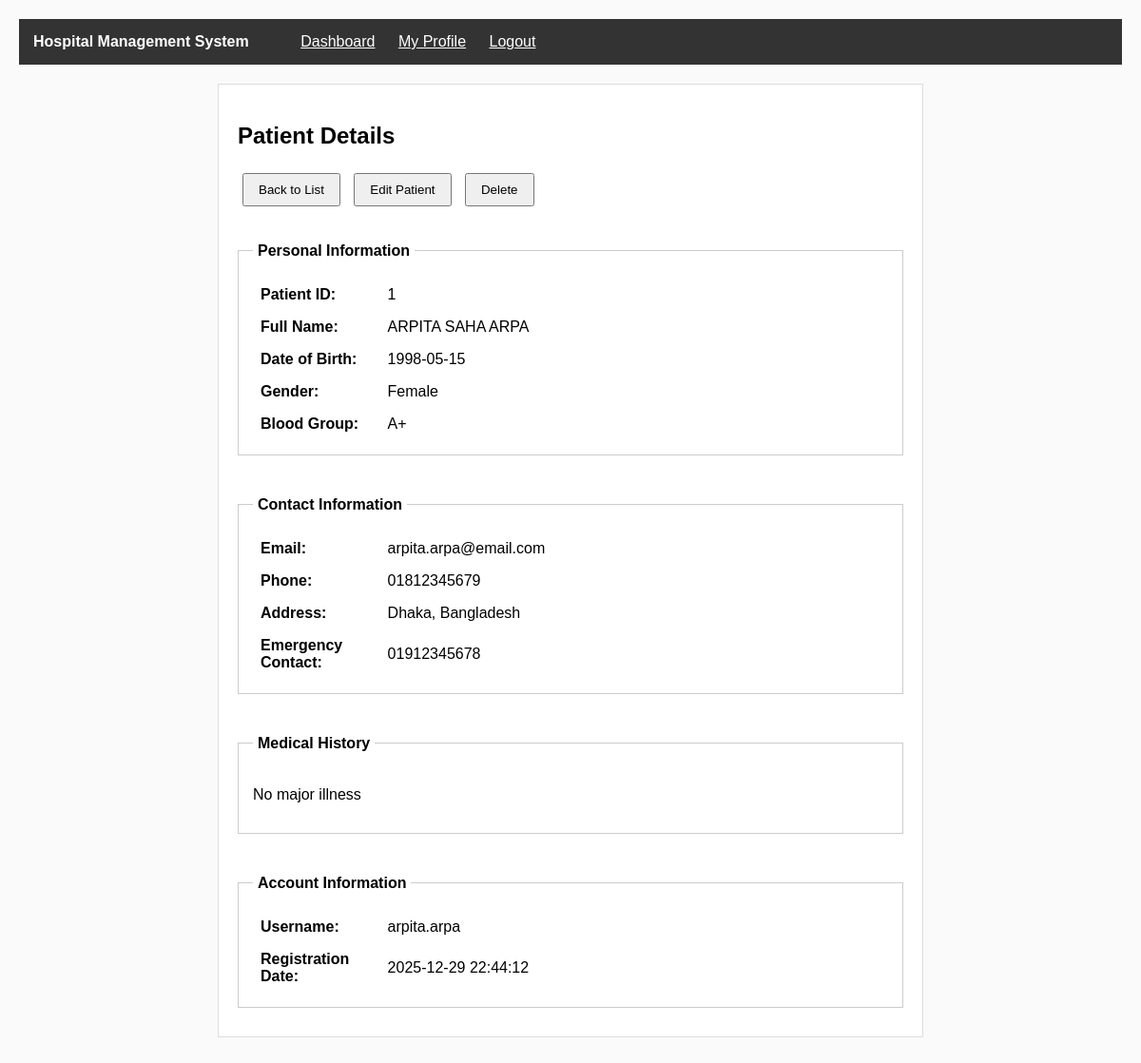
Page /view/patient_view.php?id=1 (signed in) on the committed database.
### tables this page shows
CREATE TABLE patients (
  id INT AUTO_INCREMENT PRIMARY KEY,
  user_id INT NOT NULL,
  date_of_birth DATE,
  gender VARCHAR(10),
  blood_group VARCHAR(5),
  address TEXT,
  emergency_contact VARCHAR(20),
  medical_history TEXT,
  FOREIGN KEY (user_id) REFERENCES users(id)
);

CREATE TABLE users (
  id INT AUTO_INCREMENT PRIMARY KEY,
  full_name VARCHAR(100) NOT NULL,
  email VARCHAR(100) NOT NULL,
  phone VARCHAR(20) NOT NULL,
  username VARCHAR(50) NOT NULL UNIQUE,
  password VARCHAR(255) NOT NULL,
  role VARCHAR(20) NOT NULL,
  profile_picture VARCHAR(255),
  original_picture_name VARCHAR(255),
  address TEXT,
  registration_date TIMESTAMP DEFAULT CURRENT_TIMESTAMP
);

### model/patientModel.php (called while the page is built, shortened)
<?php
function getPatientById($id)
{
    $con = getConnection();
    $sql = "SELECT * FROM patients WHERE id='{$id}'";
    $result = mysqli_query($con, $sql);
    if (mysqli_num_rows($result) == 1) {
        return mysqli_fetch_assoc($result);
    } else {
        return false;
    }
}
?>

### model/userModel.php (called while the page is built, shortened)
<?php
function getUserById($id)
{
    $con = getConnection();
    $sql = "SELECT * FROM users WHERE id='{$id}'";
    $result = mysqli_query($con, $sql);
    if (mysqli_num_rows($result) == 1) {
        return mysqli_fetch_assoc($result);
    } else {
        return false;
    }
}
?>

### view/patient_view.php (the view, shortened to what this page needs)
<?php
require_once('../model/patientModel.php');
require_once('../model/userModel.php');
$role = $_SESSION['role'];
$patient_id = isset($_GET['id']) ? $_GET['id'] : 0;
$patient = getPatientById($patient_id);
$user = getUserById($patient['user_id']);
?>
<!DOCTYPE html>
<html lang="en">
<head>
    <link rel="stylesheet" href="../assets/css/style.css">
</head>
<body>
    <div class="navbar">
        <span class="navbar-title">Hospital Management System</span>
        <?php if ($role == 'admin'): ?>
            <a href="dashboard_admin.php" class="navbar-link">Dashboard</a>
        <?php else: ?>
            <a href="dashboard_doctor.php" class="navbar-link">Dashboard</a>
        <?php endif; ?>
        <a href="profile_view.php" class="navbar-link">My Profile</a>
        <a href="../controller/logout.php" class="navbar-link">Logout</a>
    </div>
    <div class="main-container">
        <h2>Patient Details</h2>
        <div>
            <a href="patient_list.php"><button>Back to List</button></a>
            <?php if ($role == 'admin'): ?>
                <a href="patient_edit.php?id=<?php echo $patient['id']; ?>"><button>Edit Patient</button></a>
                <a href="../controller/delete_patient.php?id=<?php echo $patient['id']; ?>"
                    onclick="return confirm('Are you sure?');"><button>Delete</button></a>
            <?php endif; ?>
        </div>
        <br>
        <fieldset>
            <legend>Personal Information</legend>
            <table cellpadding="8" width="100%">
                <tr>
                    <td width="20%"><b>Patient ID:</b></td>
                    <td><?php echo $patient['id']; ?></td>
                </tr>
                <tr>
                    <td><b>Full Name:</b></td>
                    <td><?php echo $user ? $user['full_name'] : 'N/A'; ?></td>
                </tr>
                <tr>
                    <td><b>Date of Birth:</b></td>
                    <td><?php echo $patient['date_of_birth']; ?></td>
                </tr>
                <tr>
                    <td><b>Gender:</b></td>
                    <td><?php echo $patient['gender']; ?></td>
                </tr>
                <tr>
                    <td><b>Blood Group:</b></td>
                    <td><?php echo $patient['blood_group']; ?></td>
                </tr>
            </table>
        </fieldset>
        <br>
        <fieldset>
            <legend>Contact Information</legend>
            <table cellpadding="8" width="100%">
                <tr>
                    <td width="20%"><b>Email:</b></td>
                    <td><?php echo $user ? $user['email'] : 'N/A'; ?></td>
                </tr>
                <tr>
                    <td><b>Phone:</b></td>
                    <td><?php echo $user ? $user['phone'] : 'N/A'; ?></td>
                </tr>
                <tr>
                    <td><b>Address:</b></td>
                    <td><?php echo $patient['address']; ?></td>
                </tr>
                <tr>
                    <td><b>Emergency Contact:</b></td>
                    <td><?php echo $patient['emergency_contact']; ?></td>
                </tr>
            </table>
        </fieldset>
        <br>
        <fieldset>
            <legend>Medical History</legend>
            <p><?php echo $patient['medical_history'] ? $patient['medical_history'] : 'No medical history recorded.'; ?>
            </p>
        </fieldset>
        <br>
        <fieldset>
            <legend>Account Information</legend>
            <table cellpadding="8" width="100%">
                <tr>
                    <td width="20%"><b>Username:</b></td>
                    <td><?php echo $user ? $user['username'] : 'N/A'; ?></td>
                </tr>
                <tr>
                    <td><b>Registration Date:</b></td>
                    <td><?php echo $user ? $user['registration_date'] : 'N/A'; ?></td>
                </tr>
            </table>
        </fieldset>
    </div>
</body>
</html>

### assets/css/style.css (style rules this page uses)
body { margin: 0; padding: 20px; background-color: #fafafa; font-family: Arial, sans-serif; }
.main-container { width: 700px; margin: 20px auto; padding: 20px; background-color: white; border: 1px solid #ddd; }
.navbar { background-color: #333; color: white; padding: 15px; margin-bottom: 20px; }
.navbar-title { margin-right: 30px; font-weight: bold; }
.navbar-link { color: white; margin-left: 20px; }
fieldset { padding: 15px; margin: 10px 0; border: 1px solid #ccc; }
legend { font-weight: bold; padding: 5px; }
table { width: 100%; border-collapse: collapse; }
td { padding: 8px; }
input[type="submit"], button { padding: 8px 15px; margin: 5px; cursor: pointer; }
a { color: blue; }

### rows in the picture
patients: id "1", date_of_birth "1998-05-15", gender "Female", blood_group "A+", address "Dhaka, Bangladesh", emergency_contact "01912345678", medical_history "No major illness"
users: full_name "ARPITA SAHA ARPA", email "arpita.arpa@email.com", phone "01812345679", username "arpita.arpa", registration_date "2025-12-29 22:44:12"
